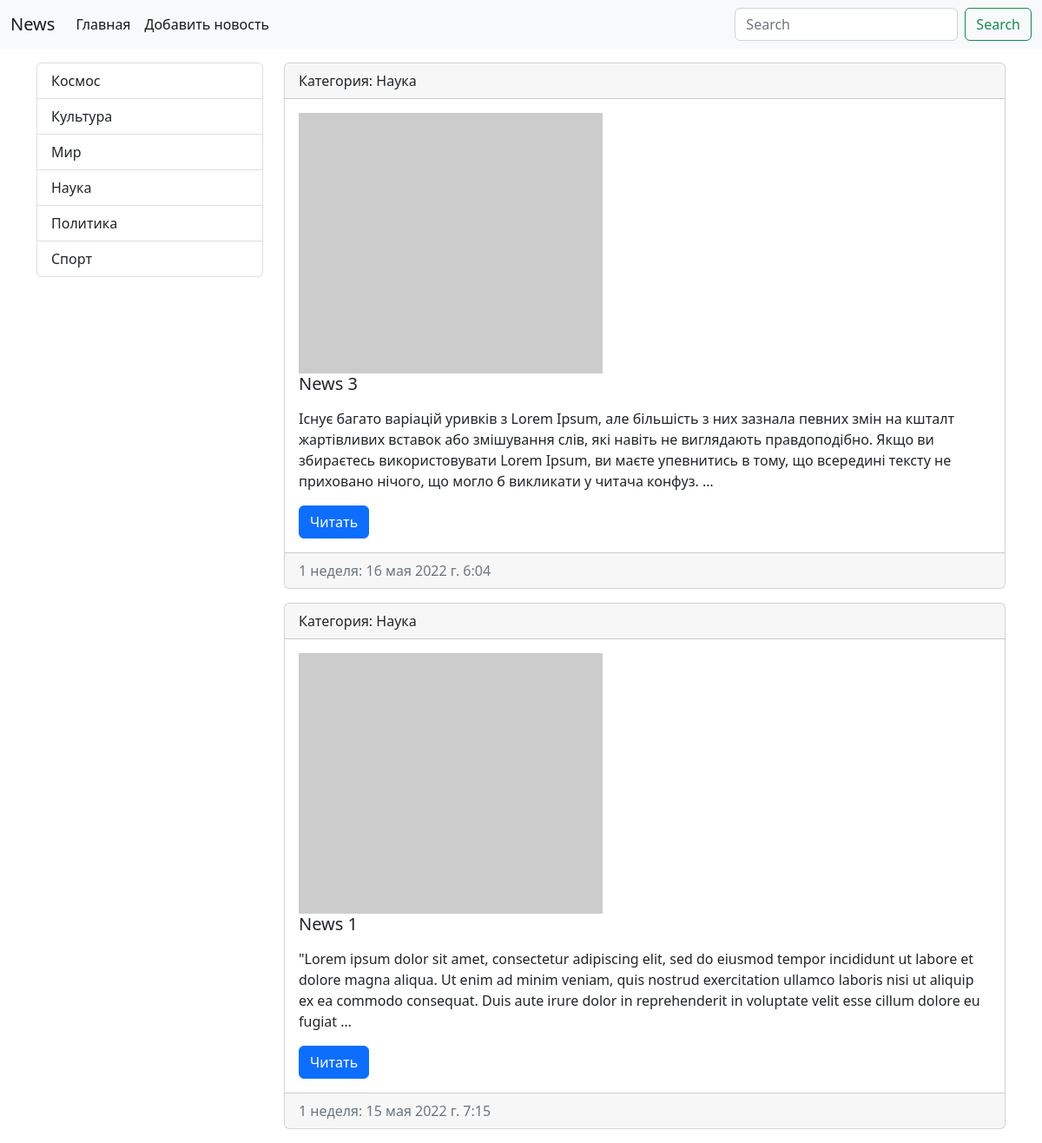
The page /category/5/ on the database its author committed.
### news/models.py (models this page shows, shortened)
class Category(models.Model):
    title = models.CharField(max_length=150, db_index=True, verbose_name='Наименование категории')
    class Meta:
        verbose_name = 'Категория'
        verbose_name_plural = 'Категории'
        ordering = ['title']

class News(models.Model):
    title = models.CharField(max_length=150, verbose_name='Заголовок')
    content = models.TextField(blank=True, verbose_name='Статья')
    created_at = models.DateTimeField(auto_now_add=True, verbose_name='Создано')
    updated_at = models.DateTimeField(auto_now=True, verbose_name='Обновлено')
    photo = models.ImageField(upload_to='photos/%Y/%m/%d/', blank=True, verbose_name='Фото')
    is_published = models.BooleanField(default=True, verbose_name='Опубликовано')
    category = models.ForeignKey('Category', on_delete=models.PROTECT, null=True, verbose_name='Категория')
    class Meta:
        verbose_name = 'Новость'
        verbose_name_plural = 'Новости'
        ordering = ['-created_at']

### news/views.py (the view)
# urls.py: path('category/<int:category_id>/', get_category),
def get_category(request, category_id):
    news = News.objects.filter(category_id=category_id)
    categories = Category.objects.all()
    current_category = Category.objects.get(pk=category_id)
    context = {'news': news, 'categories': categories, 'current_category': current_category}
    return render(request, 'news/category.html', context)

### news/templates/news/category.html (shortened to what this page needs)
<!doctype html>
<html lang="en">
<head>
    <link href="https://cdn.jsdelivr.net/npm/bootstrap@5.2.0-beta1/dist/css/bootstrap.min.css" rel="stylesheet"
>
</head>
<body>
<nav class="navbar navbar-expand-lg bg-light">
    <div class="container-fluid">
        <a class="navbar-brand" href="#">News</a>
        <div class="collapse navbar-collapse" id="navbarSupportedContent">
            <ul class="navbar-nav me-auto mb-2 mb-lg-0">
                <li class="nav-item"><a class="nav-link active" aria-current="page" href="/">Главная</a></li>
                <li class="nav-item"><a class="nav-link active" aria-current="page" href="/">Добавить новость</a></li>
            </ul>
            <form class="d-flex" role="search">
                <input class="form-control me-2" type="search" placeholder="Search" aria-label="Search">
                <button class="btn btn-outline-success" type="submit">Search</button>
            </form>
        </div>
    </div>
</nav>
<div class="container mt-3">
    <div class="row">
        <div class="col-md-3">
            <div class="list-group">
                {% for item in categories %}
                <a href="/category/{{ item.id }}" class="list-group-item list-group-item-action">{{ item.title }}</a>
                {% endfor %}
            </div>
        </div>
        <div class="col-md-9">
            {% for item in news %}
            <div class="card mb-3">
                <div class="card-header">
                    Категория: {{ item.category.title }}
                </div>
                <div class="card-body">
                    <div class="media">
                        {% if item.photo %}
                        <img src="{{ item.photo.url }}" width="350" class="mr-3">
                        {% else %}
                        <img src="https://picsum.photos/seed/picsum/350/300" class="mr-3">
                        {% endif %}
                        <div class="media-body">
                            <h5 class="card-title">{{ item.title }}</h5>
                            <p class="card-text">{{ item.content|safe|linebreaks|truncatewords:50 }}</p>
                            <a href="#" class="btn btn-primary">Читать</a>
                        </div>
                    </div>
                </div>
                <div class="card-footer text-muted">
                    {{ item.created_at|timesince }}: {{ item.created_at }}
                </div>
            </div>
            {% endfor %}
        </div>
    </div>
</div>
</body>
</html>

### rows shown on the page
Category: title "Космос"
Category: title "Культура"
Category: title "Мир"
Category: title "Наука"
Category: title "Политика"
Category: title "Спорт"
News: category "Наука", title "News 3", content "Існує багато варіацій уривків з Lorem Ipsum, але більшість з них зазнала певних змін на кшталт жартівливих вставок або змішування слів, які навіть не виглядають правдоподібно. Якщо ви збираєтесь використовувати Lorem Ipsum, ви маєте упевнитись в тому, що всередині тексту не приховано нічого, що могло б викликати у читача конфуз. …", created_at "1 неделя", created_at "16 мая 2022 г. 6:04"
News: category "Наука", title "News 1", content "\"Lorem ipsum dolor sit amet, consectetur adipiscing elit, sed do eiusmod tempor incididunt ut labore et dolore magna aliqua. Ut enim ad minim veniam, quis nostrud exercitation ullamco laboris nisi ut aliquip ex ea commodo consequat. Duis aute irure dolor in reprehenderit in voluptate velit esse cillum dolore eu fugiat …", created_at "1 неделя", created_at "15 мая 2022 г. 7:15"
